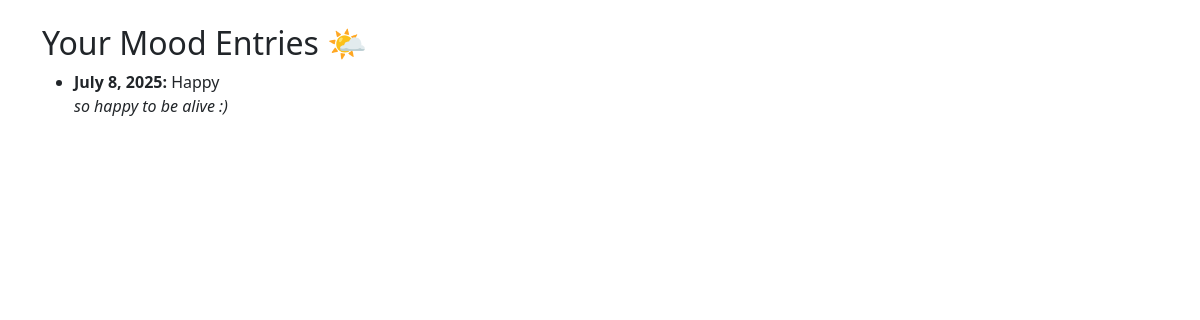
Page /moods/ on the earlier database version.
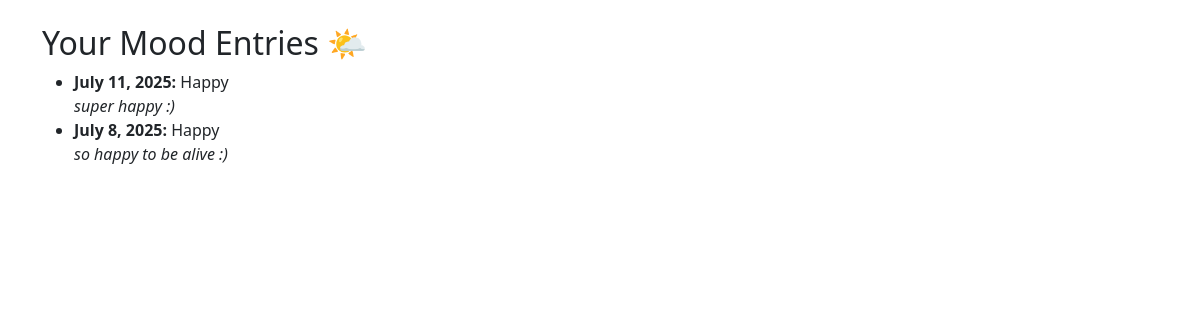
Same page on the later database version.
### tracker/models.py (models this page shows, shortened)
class MoodEntry(models.Model):
    MOOD_CHOICES = [
        ('Happy', 'Happy'),
        ('Neutral', 'Neutral'),
        ('Sad', 'Sad'),
        ('Anxious', 'Anxious'),
        ('Angry', 'Angry'),
    ]
    user = models.ForeignKey(User, on_delete=models.CASCADE)
    date = models.DateField()
    mood = models.CharField(max_length=50, choices=MOOD_CHOICES)
    note = models.TextField(blank=True, null=True)  # Added note field

### tracker/views.py (the view)
# urls.py: path('moods/', views.mood_list, name='mood_list'),
def mood_list(request):
    moods = MoodEntry.objects.order_by('-date')
    return render(request, 'tracker/mood_list.html', {'moods': moods})

### tracker/templates/tracker/mood_list.html
{% extends 'base.html' %}
{% block content %}
  <h2>Your Mood Entries 🌤️</h2>
  {% if moods %}
    <ul>
      {% for mood in moods %}
        <li>
          <strong>{{ mood.date }}:</strong> {{ mood.mood }}<br>
          <em>{{ mood.note }}</em>
        </li>
      {% endfor %}
    </ul>
  {% else %}
    <p>No mood entries yet. 🕊️</p>
  {% endif %}
{% endblock %}

### tracker/templates/base.html (shortened to what this page needs)
<!DOCTYPE html>
<html lang="en">
<head>
  <link href="https://cdn.jsdelivr.net/npm/bootstrap@5.3.0/dist/css/bootstrap.min.css" rel="stylesheet">
</head>
<body>
  <div class="container mt-4">
    {% block content %}
    {% endblock %}
  </div>
</body>
</html>

Differences in the rows shown:
added MoodEntry: date "July 11, 2025", mood "Happy", note "super happy :)"
